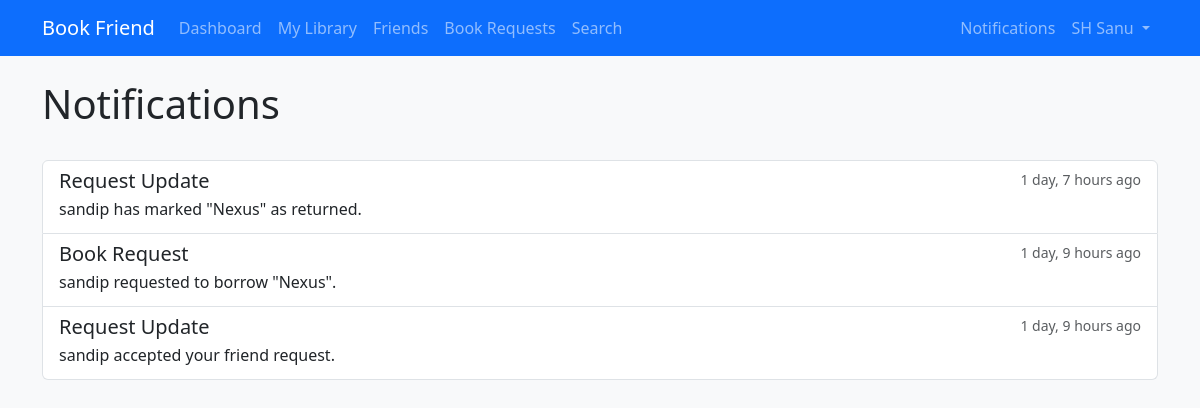
Page /notifications/ (signed in) on the earlier database version.
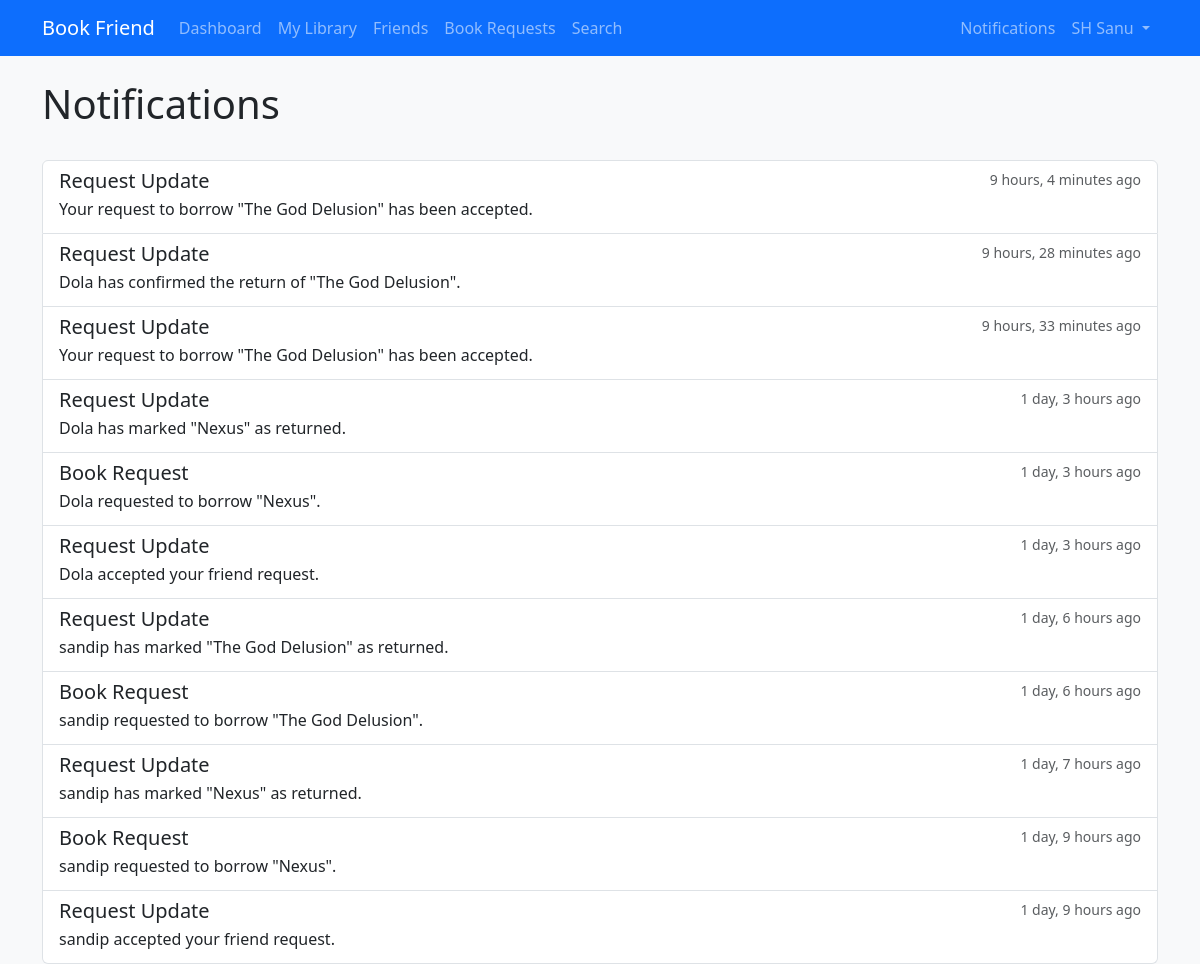
Same page on the later database version.
### Core/models.py (models this page shows, shortened)
class Notification(models.Model):
    TYPE_CHOICES = [
        ('friend_request', 'Friend Request'),
        ('book_request', 'Book Request'),
        ('request_update', 'Request Update'),
        ('due_reminder', 'Due Reminder'),
        ('book_rating', 'Book Rating'),
    ]
    user = models.ForeignKey(User, on_delete=models.CASCADE)
    notification_type = models.CharField(max_length=20, choices=TYPE_CHOICES)
    message = models.TextField()
    read = models.BooleanField(default=False)
    created_at = models.DateTimeField(auto_now_add=True)
    related_user = models.ForeignKey(User, on_delete=models.SET_NULL, null=True, blank=True, related_name='related_notifications')
    related_book = models.ForeignKey(Book, on_delete=models.SET_NULL, null=True, blank=True)
    related_book_request = models.ForeignKey(BookRequest, on_delete=models.SET_NULL, null=True, blank=True)
    related_friendship = models.ForeignKey(Friendship, on_delete=models.SET_NULL, null=True, blank=True)

### Core/views.py (the view)
# urls.py: path("notifications/", views.notifications_view, name="notifications"),
@login_required
def notifications_view(request):
    notifications = Notification.objects.filter(user=request.user).order_by(
        "-created_at"
    )
    unread_count = notifications.filter(read=False).count()
    if request.method == "POST":
        notifications.filter(read=False).update(read=True)
        return redirect("core:notifications")
    context = {
        "notifications": notifications,
        "unread_count": unread_count,
    }
    return render(request, "core/notifications/list.html", context)

### Core/context_processors.py (called while the page is built)
def notification_count(request):
    if request.user.is_authenticated:
        unread_count = Notification.objects.filter(user=request.user, read=False).count()
        return {'unread_notifications': unread_count}
    return {'unread_notifications': 0}

### templates/core/notifications/list.html (shortened to what this page needs)
{% extends 'core/base.html' %}
{% block content %}
<div class="container">
    <div class="d-flex justify-content-between align-items-center mb-4">
        <h1>Notifications</h1>
    </div>
    {% if notifications %}
        <div class="list-group">
            {% for notification in notifications %}
                <a href="{% url 'core:notification_redirect' notification.id %}" class="list-group-item list-group-item-action {% if not notification.read %}list-group-item-primary{% endif %}">
                    <div class="d-flex w-100 justify-content-between">
                        <h5 class="mb-1">{{ notification.get_notification_type_display }}</h5>
                        <small class="text-muted">{{ notification.created_at|timesince }} ago</small>
                    </div>
                    <p class="mb-1">{{ notification.message }}</p>
                </a>
            {% endfor %}
        </div>
    {% else %}
        <p class="text-muted">No notifications yet.</p>
    {% endif %}
</div>
{% endblock %}

Differences in the rows shown:
added Notification: notification_type "Request Update", created_at "9 hours, 4 minutes", message "Your request to borrow \"The God Delusion\" has been accepted."
added Notification: notification_type "Request Update", created_at "9 hours, 28 minutes", message "Dola has confirmed the return of \"The God Delusion\"."
added Notification: notification_type "Request Update", created_at "9 hours, 33 minutes", message "Your request to borrow \"The God Delusion\" has been accepted."
added Notification: notification_type "Request Update", created_at "1 day, 3 hours", message "Dola has marked \"Nexus\" as returned."
added Notification: notification_type "Book Request", created_at "1 day, 3 hours", message "Dola requested to borrow \"Nexus\"."
added Notification: notification_type "Request Update", created_at "1 day, 3 hours", message "Dola accepted your friend request."
added Notification: notification_type "Request Update", created_at "1 day, 6 hours", message "sandip has marked \"The God Delusion\" as returned."
added Notification: notification_type "Book Request", created_at "1 day, 6 hours", message "sandip requested to borrow \"The God Delusion\"."
